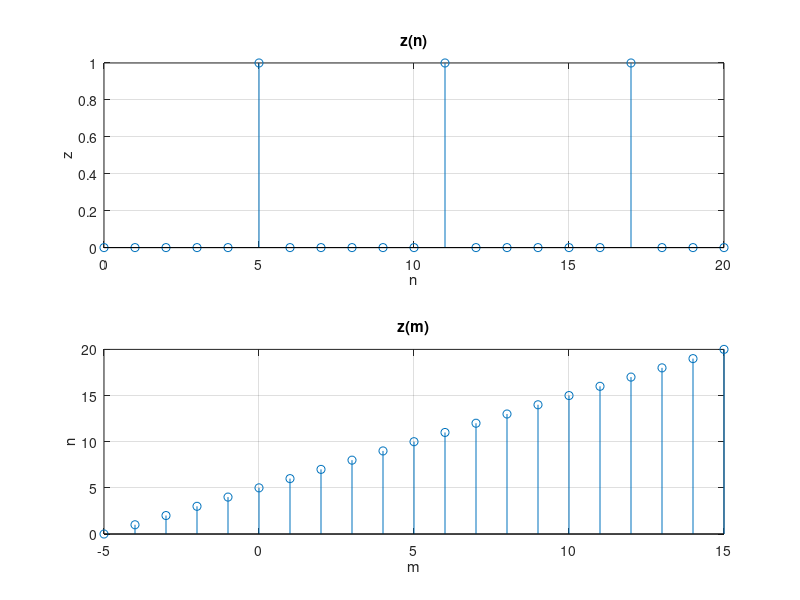
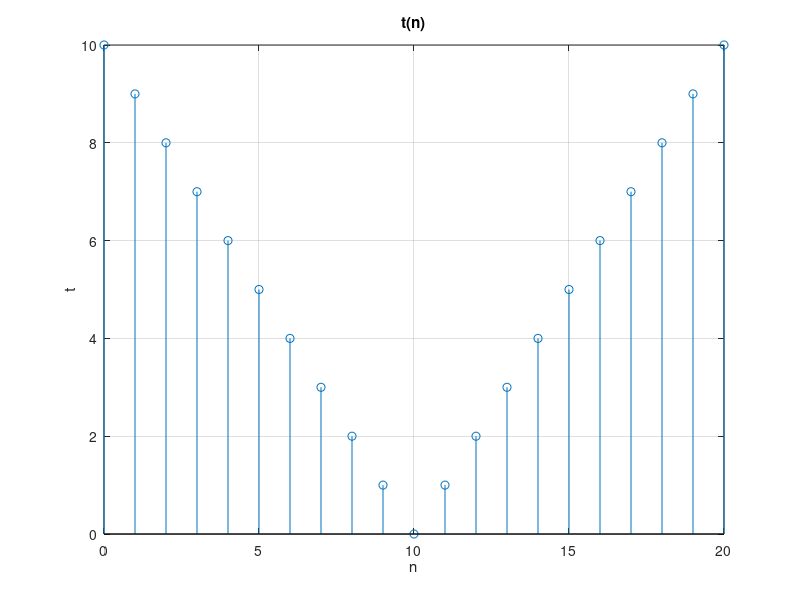
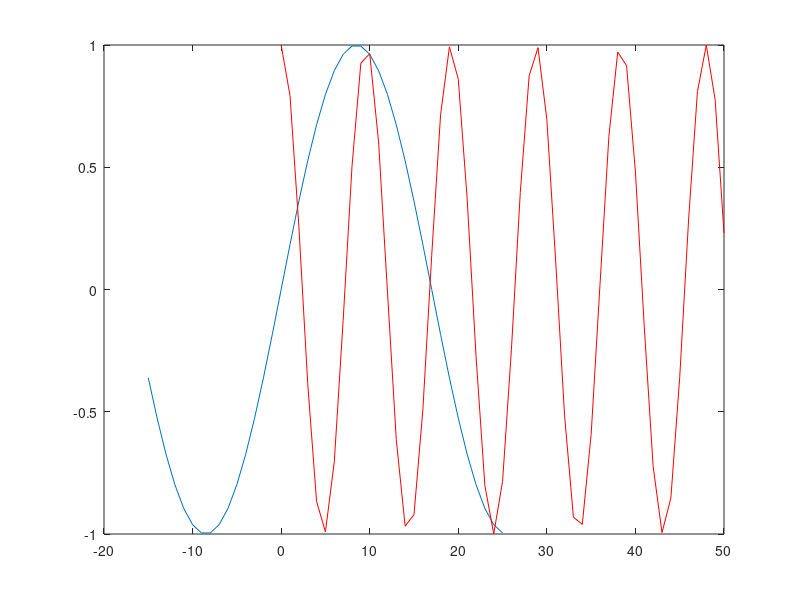
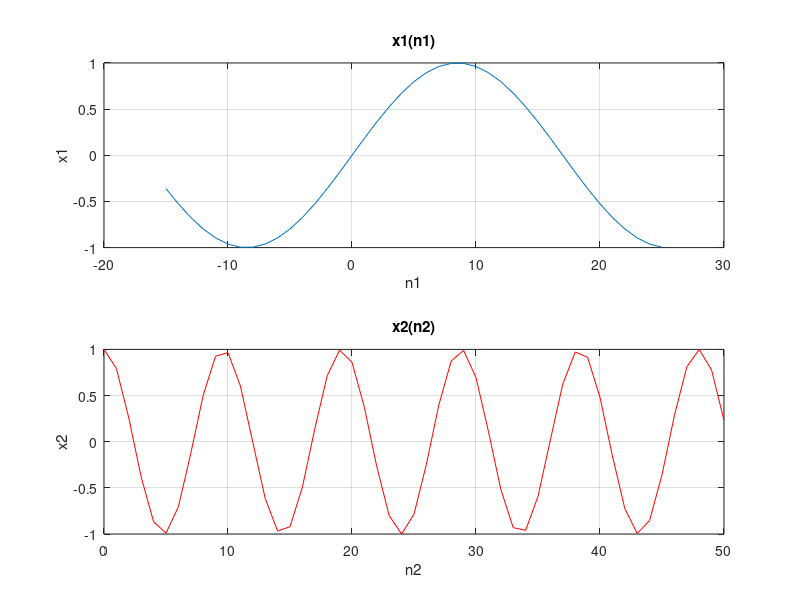

Write the MATLAB code that produced these figures, in order.
% a)se genereaza vectorul z de lungime 21
% se initializeaza lungimea vectorului (21) intr o noua variabila (x)

x=21

% vectorul z se creaza initial sub forma unei matrici de zerouri cu o
% singura linie si 21 de coloane(lungimea vectorului)

z=zeros(1, x)

% pe pozitiile 6 12 18 se inlocuiesc zerourile cu 1

z(6)=1
z(12)=1
z(18)=1

% reprezentarea grafica z(n) 
% se genereaza vectorul n

n=0:20

%graficele sunt impartite in 2 miniferestre dar ambele apartin figurii 1

figure(1)

% primul grafic se afla in prima minifereastra 

subplot(2,1,1), stem(n, z), title('z(n)'), xlabel('n'), ylabel('z'), grid

% reprezentare grafica z(m)
% se genereaza vectorul m

m=-5:15

% al doilea grafic se afla in a doua minifereastra

subplot(2,1,2), stem(m,n), title('z(m)'), xlabel('m'), ylabel('n'), grid


% b) se genereaza vectorul t folosing sintaxa abs

t=abs(10-n)

% reprezentare grafica t(n)
% aceasta dependenta va aparea in figura 2, pentru a nu se suprapune cu
% celelalte 2 grafice

figure(2)
stem(n,t), title('t(n)'), xlabel('n'), ylabel('t'),grid


% c) se genereaza vectorii x1 si x2

n1=-15:1:25
x1= sin(pi/17*n1)
n2=0:1:50
x2=cos(pi/sqrt(23)*n2)

% se reprezinta pe acelasi grafic cei 2 vectori folosind comanda plot

figure(3)
plot(n1,x1), grid
hold on
plot(n2,x2,'color','red'), grid
hold off

% se reprezinta vecotii in 2 "miniferestre" diferite ale aceleiasi figuri
% cu comanda plot

figure(4)
subplot(2,1,1), plot(n1,x1), title('x1(n1)'), xlabel('n1'), ylabel('x1'), grid
subplot(2,1,2), plot(n2,x2,'color','red'), title('x2(n2)'), xlabel('n2'), ylabel('x2'), grid

% se repeta aceleasi procedee utilizand comanda stem

figure(5)
stem(n1,x1), grid
hold on
stem(n2,x2,'color','red'), grid
hold off

figure(6)
subplot(2,1,1), stem(n1,x1), title('x1(n1)'), xlabel('n1'), ylabel('x1'), grid
subplot(2,1,2), stem(n2,x2,'color','red'), title('x2(n2)'), xlabel('n2'), ylabel('x2'), grid